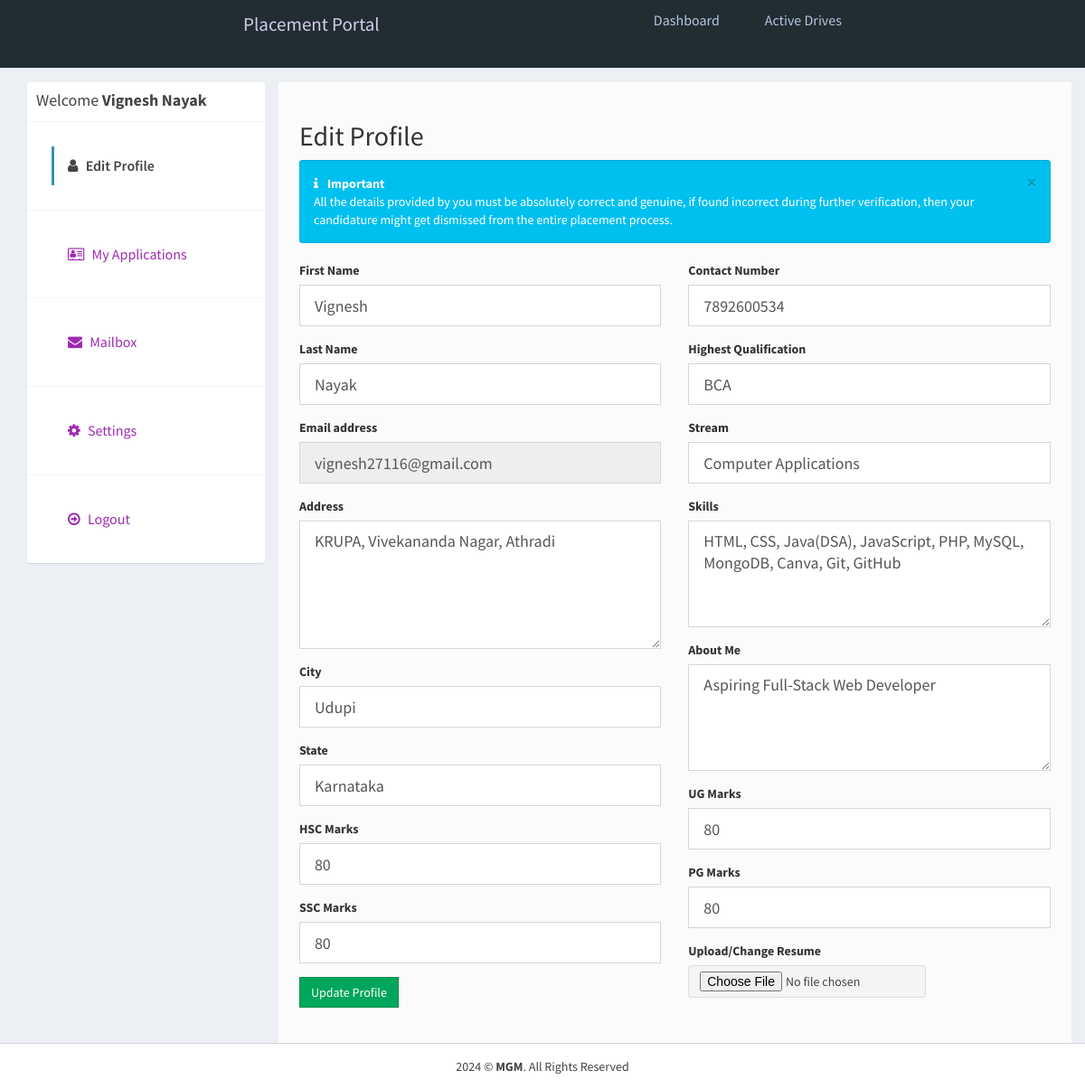
The page /user/edit-profile.php (signed in) on the database its author committed.
### tables this page shows
CREATE TABLE IF NOT EXISTS `users` (
  `id_user` int NOT NULL AUTO_INCREMENT,
  `firstname` varchar(255) NOT NULL,
  `lastname` varchar(255) NOT NULL,
  `email` varchar(255) NOT NULL,
  `password` varchar(255) NOT NULL,
  `address` text,
  `city` varchar(255) DEFAULT NULL,
  `state` varchar(255) DEFAULT NULL,
  `contactno` varchar(255) DEFAULT NULL,
  `qualification` varchar(255) DEFAULT NULL,
  `stream` varchar(255) DEFAULT NULL,
  `passingyear` varchar(255) DEFAULT NULL,
  `dob` varchar(255) DEFAULT NULL,
  `age` varchar(255) DEFAULT NULL,
  `designation` varchar(255) DEFAULT NULL,
  `resume` varchar(255) DEFAULT NULL,
  `hash` varchar(255) DEFAULT NULL,
  `active` int NOT NULL DEFAULT '2',
  `aboutme` text,
  `skills` text,
  `hsc` varchar(200) NOT NULL,
  `ssc` int NOT NULL,
  `ug` int NOT NULL,
  `pg` int NOT NULL,
  PRIMARY KEY (`id_user`),
  UNIQUE KEY `email` (`email`)
);

### user/edit-profile.php (the view, shortened to what this page needs)
<?php
require_once("../db.php");
?>
<!DOCTYPE html>
<html>
<head>
  <link rel="stylesheet" href="https://cdnjs.cloudflare.com/ajax/libs/twitter-bootstrap/3.3.7/css/bootstrap.min.css">
  <link rel="stylesheet" href="https://cdnjs.cloudflare.com/ajax/libs/font-awesome/4.7.0/css/font-awesome.min.css">
  <link rel="stylesheet" href="https://cdnjs.cloudflare.com/ajax/libs/ionicons/2.0.1/css/ionicons.min.css">
  <link rel="stylesheet" href="../css/AdminLTE.min.css">
  <link rel="stylesheet" href="../css/_all-skins.min.css">
  <link rel="stylesheet" href="../css/custom.css">
</head>
<body class="hold-transition skin-green sidebar-mini">
  <div class="wrapper">
    <?php
    include 'header.php'
    ?>
    <div class="content-wrapper" style="margin-left: 0px;">
      <section id="candidates" class="content-header">
        <div class="container">
          <div class="row">
            <div class="col-md-3">
              <div class="box box-solid">
                <div class="box-header with-border">
                  <h3 class="box-title">Welcome <b><?php echo $_SESSION['name']; ?></b></h3>
                </div>
                <div class="box-body no-padding">
                  <ul class="nav nav-pills nav-stacked">
                    <li class="active"><a href="edit-profile.php"><i class="fa fa-user"></i> Edit Profile</a></li>
                    <li><a href="index.php"><i class="fa fa-address-card-o"></i> My Applications</a></li>
                    <li><a href="mailbox.php"><i class="fa fa-envelope"></i> Mailbox</a></li>
                    <li><a href="settings.php"><i class="fa fa-gear"></i> Settings</a></li>
                    <li><a href="../logout.php"><i class="fa fa-arrow-circle-o-right"></i> Logout</a></li>
                  </ul>
                </div>
              </div>
            </div>
            <div class="col-md-9 bg-white padding-2">
              <h2>Edit Profile</h2>
              <div class="alert alert-info alert-dismissible">
                <button type="button" class="close" data-dismiss="alert" aria-hidden="true">×</button>
                <i class="icon fa fa-info"></i><strong>Important</strong><br>All the details provided by you must be absolutely correct and genuine, if found incorrect during further verification, then your candidature might get dismissed from the entire placement process.
              </div>
              <form action="update-profile.php" method="post" enctype="multipart/form-data">
                <?php
                $sql = "SELECT * FROM users WHERE id_user='$_SESSION[id_user]'";
                $result = $conn->query($sql);
                if ($result->num_rows > 0) {
                  while ($row = $result->fetch_assoc()) {
                ?>
                    <div class="row">
                      <div class="col-md-6 latest-job ">
                        <div class="form-group">
                          <label for="fname">First Name</label>
                          <input type="text" class="form-control input-lg" id="fname" name="fname" placeholder="First Name" value="<?php echo $row['firstname']; ?>" required="">
                        </div>
                        <div class="form-group">
                          <label for="lname">Last Name</label>
                          <input type="text" class="form-control input-lg" id="lname" name="lname" placeholder="Last Name" value="<?php echo $row['lastname']; ?>" required="">
                        </div>
                        <div class="form-group">
                          <label for="email">Email address</label>
                          <input type="email" class="form-control input-lg" id="email" placeholder="Email" value="<?php echo $row['email']; ?>" readonly>
                        </div>
                        <div class="form-group">
                          <label for="address">Address</label>
                          <textarea id="address" name="address" class="form-control input-lg" rows="5" placeholder="Address"><?php echo $row['address']; ?></textarea>
                        </div>
                        <div class="form-group">
                          <label for="city">City</label>
                          <input type="text" class="form-control input-lg" id="city" name="city" value="<?php echo $row['city']; ?>" placeholder="city">
                        </div>
                        <div class="form-group">
                          <label for="state">State</label>
                          <input type="text" class="form-control input-lg" id="state" name="state" placeholder="state" value="<?php echo $row['state']; ?>">
                        </div>
                        <div class="form-group">
                          <label for="Marks">HSC Marks</label>
                          <input type="text" class="form-control input-lg" id="Marks" name="hsc" placeholder="Percentage/CGPA" value="<?php echo $row['hsc']; ?>">
                        </div>
                        <div class="form-group">
                          <label for="Marks">SSC Marks</label>
                          <input type="text" class="form-control input-lg" id="Marks" name="ssc" placeholder="Percentage/CGPA" value="<?php echo $row['ssc']; ?>">
                        </div>
                        <div class="form-group">
                          <button type="submit" class="btn btn-flat btn-success">Update Profile</button>
                        </div>
                      </div>
                      <div class="col-md-6 latest-job ">
                        <div class="form-group">
                          <label for="contactno">Contact Number</label>
                          <input type="text" class="form-control input-lg" id="contactno" name="contactno" placeholder="Contact Number" value="<?php echo $row['contactno']; ?>">
                        </div>
                        <div class="form-group">
                          <label for="qualification">Highest Qualification</label>
                          <input type="text" class="form-control input-lg" id="qualification" name="qualification" placeholder="Highest Qualification" value="<?php echo $row['qualification']; ?>">
                        </div>
                        <div class="form-group">
                          <label for="stream">Stream</label>
                          <input type="text" class="form-control input-lg" id="stream" name="stream" placeholder="stream" value="<?php echo $row['stream']; ?>">
                        </div>
                        <div class="form-group">
                          <label>Skills</label>
                          <textarea class="form-control input-lg" rows="4" name="skills"><?php echo $row['skills']; ?></textarea>
                        </div>
                        <div class="form-group">
                          <label>About Me</label>
                          <textarea class="form-control input-lg" rows="4" name="aboutme"><?php echo $row['aboutme']; ?></textarea>
                        </div>
                        <div class="form-group">
                          <label for="Marks">UG Marks</label>
                          <input type="text" class="form-control input-lg" id="Marks" name="ug" placeholder="Percentage/CGPA" value="<?php echo $row['ug']; ?>">
                        </div>
                        <div class="form-group">
                          <label for="Marks">PG Marks</label>
                          <input type="text" class="form-control input-lg" id="Marks" name="pg" placeholder="Percentage/CGPA" value="<?php echo $row['pg']; ?>">
                        </div>
                        <div class="form-group">
                          <label>Upload/Change Resume</label>
                          <input type="file" name="resume" class="btn btn-default">
                        </div>
                      </div>
                    </div>
                <?php
                  }
                }
                ?>
              </form>
            </div>
          </div>
        </div>
      </section>
    </div>
    <footer class="main-footer" style="margin-left: 0px;">
      <div class="text-center">
      2024  &copy; <strong><span>MGM</span></strong>. All Rights Reserved
      </div>
    </footer>
  </div>
</body>
</html>

### css/custom.css (style rules this page uses)
.latest-job { line-height: 150%; }
.padding-2 { padding: 2%; }
.bg-white { background-color:#fbfbfb; margin-left: 0%; }
.box { font-size: medium; font-family: sans-serif; }
li { color: aqua; }

### user/header.php (style rules this page uses)
* { margin: 0; padding: 0; box-sizing: border-box; }
html { font-size: 62.5%; font-family: 'Roboto', sans-serif; }
li { list-style: none; }
a { text-decoration: none; left: 0px; }

### user/edit-profile.php (style rules this page uses)
.box { font-size: medium; font-family: sans-serif; }
li { color: aqua; }

### rows shown on the page
users: fname "Vignesh", lname "Nayak", email "vignesh27116@gmail.com", address "KRUPA, Vivekananda Nagar, Athradi", city "Udupi", state "Karnataka", hsc "80", ssc "80", contactno "7892600534", qualification "BCA", stream "Computer Applications", skills "HTML, CSS, Java(DSA), JavaScript, PHP, MySQL, MongoDB, Canva, Git, GitHub", aboutme "Aspiring Full-Stack Web Developer", ug "80", pg "80"

### other values the page prints
$_SESSION['name'] "Vignesh Nayak"
